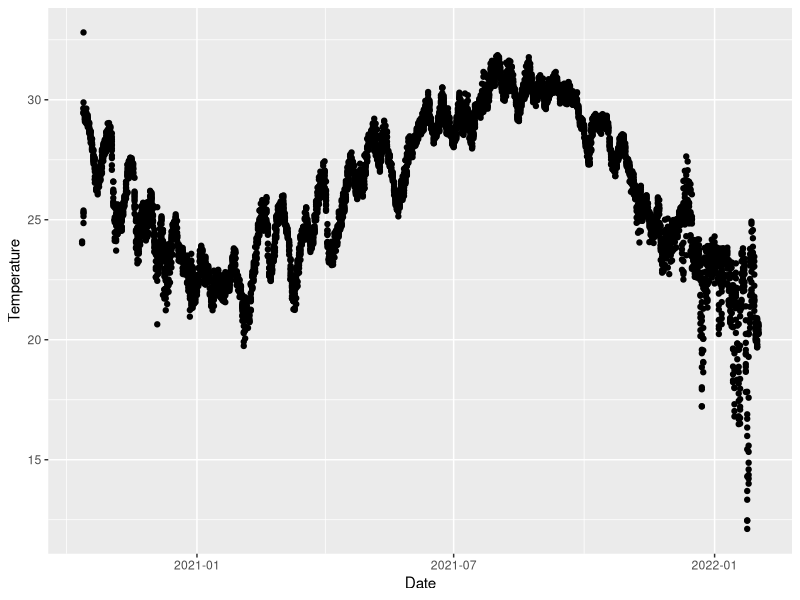
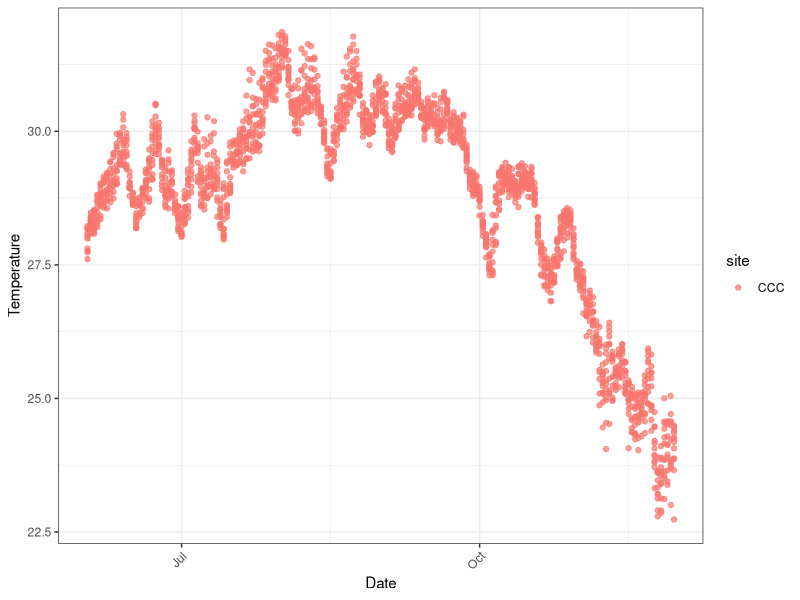
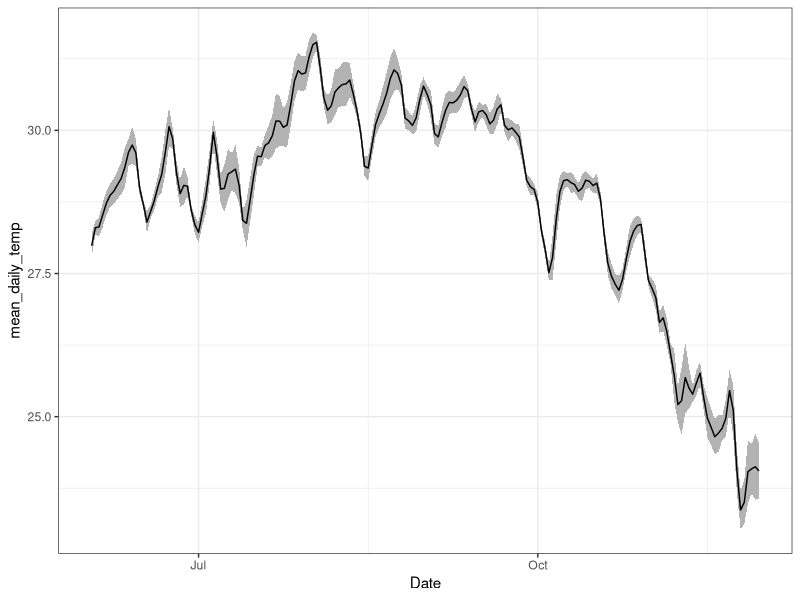
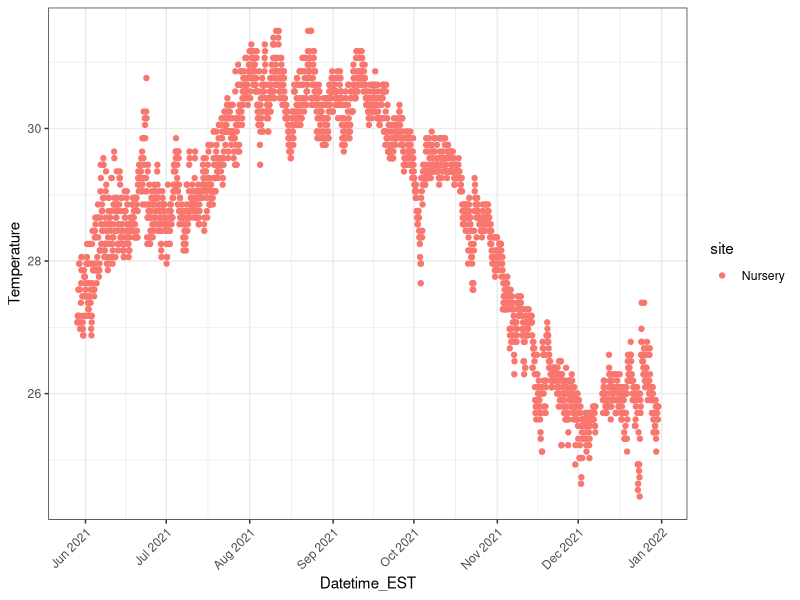
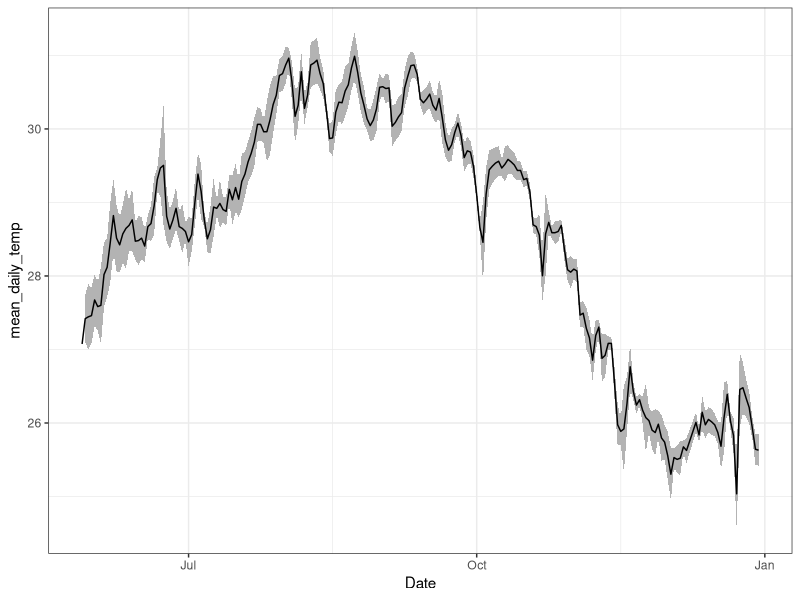
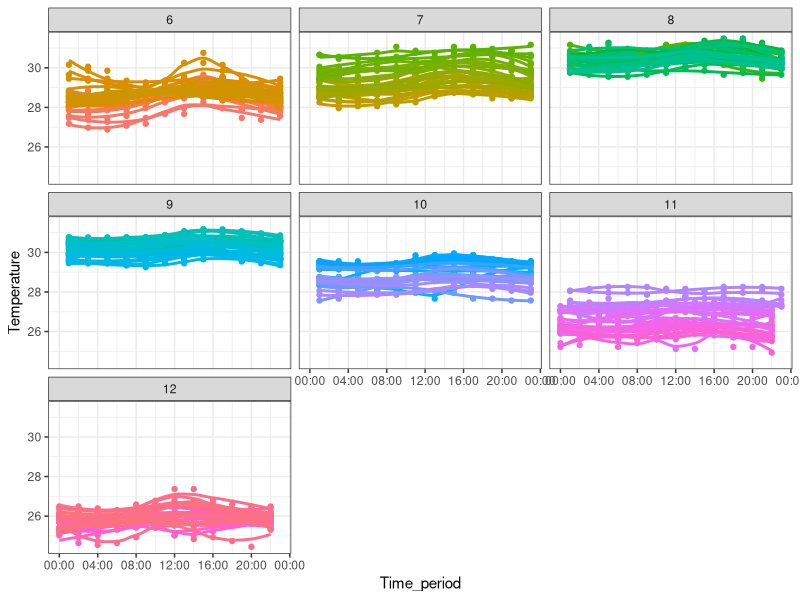
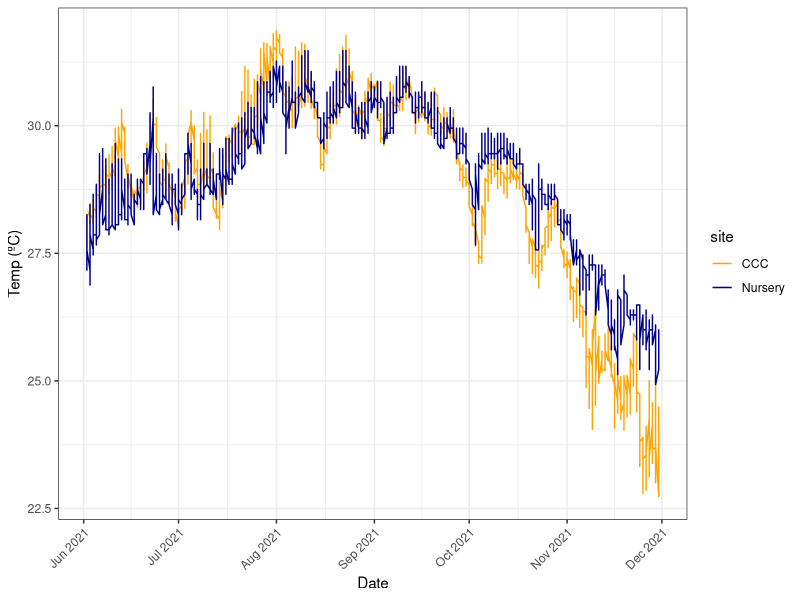

Reproduce these figures in R, in order.
## ---- chunk 1
library(tidyverse)
library(readxl)
## ---- chunk 2
cures_frame_tilt_temp <- read_excel("raw_data/Oct2020_Jan2022_1901102_urban-2020-10_(0)_Temperature.xlsx", sheet = "1901102_urban-2020-10_(0)_Tempe")
#logged every 15 min

#edit cures frame time
cures_frame_tilt_temp$Datetime <- as.POSIXct(cures_frame_tilt_temp$Datetime, tz="UTC")
cures_frame_tilt_temp$Datetime_EST <- with_tz(cures_frame_tilt_temp$Datetime, "America/New_York")

# Filter the data to select time points at 2-hour intervals
cures_frame_tilt_temp <- cures_frame_tilt_temp %>%
  filter(minute(Datetime_EST) == 0 & (hour(Datetime_EST) %% 2 == 0))

cures_frame_tilt_temp %>% 
  mutate(site = "CCC") %>% 
  dplyr::select(!Date:Datetime) %>% 
  dplyr::rename(Temperature = `Temperature (C)`) -> cures_frame_tilt_temp

# split date and time into two columns
cures_frame_tilt_temp %>% 
  tidyr::separate(Datetime_EST, c("Date", "Time"), sep = "\\ ", remove = FALSE) %>% 
  mutate(Date = as.Date(Date), Time = format(Datetime_EST, format = "%H:%M:%S")) -> cures_frame_tilt_temp

cures_frame_tilt_temp %>% 
  mutate(Time_period = hms(Time)) -> cures_frame_tilt_temp

max(cures_frame_tilt_temp$Datetime_EST) #"2022-02-01 12:00:00 EST"
min(cures_frame_tilt_temp$Datetime_EST) #"2020-10-12 20:00:00 EDT"
## ---- chunk 3
ggplot(cures_frame_tilt_temp, aes(x=Date, y=Temperature)) +
  geom_point()
## ---- chunk 4
# trim off the first and last day because those include time points before the instrument was in the water
cures_frame_tilt_temp %>% 
  filter(Date > "2021-06-01" & Date < "2021-12-01") -> CCC_temp_2021_06_01
## ---- chunk 5
ggplot(CCC_temp_2021_06_01, aes(x=Date, y=Temperature, color = site)) +
  geom_point(alpha = 0.7) +
  theme_bw() +
  theme(axis.text.x = element_text(angle = 45, hjust = 1))
## ---- chunk 6
CCC_temp_2021_06_01 %>% 
  group_by(Date) %>% 
  summarise(mean_daily_temp = mean(Temperature), sd_daily_temp = sd(Temperature), daily_range = (max(Temperature)-min(Temperature))) %>% 
  ggplot(., aes(x=Date, y=mean_daily_temp)) +
  geom_ribbon(aes(ymin = mean_daily_temp - sd_daily_temp, ymax = mean_daily_temp + sd_daily_temp), fill = "grey70") +
  geom_line() +
  theme_bw()
## ---- chunk 7
# trim off the first and last days because those include time points before the HOBO was in the water
KB_05282021 <- read_csv("raw_data/KBNursery_2021_05_28.csv", skip = 1)
KB_05282021 %>% 
  mutate(Datetime_EST=with_tz(mdy_hms(`Date Time, GMT-04:00`, tz = "Etc/GMT+4"), tzone = "Etc/GMT+4")) %>% 
  mutate(Datetime_EST=with_tz(Datetime_EST, tzone = "America/New_York")) %>% 
  dplyr::rename(Temperature = `Temp, °C (LGR S/N: 21085862, SEN S/N: 21085862)`) %>% 
  dplyr::select(Temperature, Datetime_EST) %>% 
  filter(Datetime_EST > "2021-05-29 01:00:00" & Datetime_EST < "2021-08-11 11:00:00") %>% 
  mutate(Light = NA) -> KB_05282021

KB_08112021 <- read_csv("raw_data/KBNursery_2021_08_11.csv", skip = 1)
KB_08112021 %>% 
  mutate(Datetime_EST=with_tz(mdy_hm(`Date Time, GMT-04:00`, tz = "Etc/GMT+4"), tzone = "Etc/GMT+4")) %>% 
  mutate(Datetime_EST=with_tz(Datetime_EST, tzone = "America/New_York")) %>% 
  dplyr::rename(Temperature = `Temp, °C (LGR S/N: 20831178, SEN S/N: 20831178)`) %>% 
  dplyr::rename(Light = `Intensity, lum/ft² (LGR S/N: 20831178, SEN S/N: 20831178)`) %>% 
  filter(Datetime_EST < "2021-12-07 17:00:00") %>% 
  dplyr::select(Temperature, Light, Datetime_EST) -> KB_08112021

KB_120821 <- read_csv("raw_data/KBNursery_2021_12_08.csv", skip = 1)
KB_120821%>% 
  mutate(Datetime_EST=with_tz(mdy_hm(`Date Time, GMT-05:00`, tz = "Etc/GMT+5"), tzone = "Etc/GMT+5")) %>% 
  mutate(Datetime_EST=with_tz(Datetime_EST, tzone = "America/New_York")) %>% 
  dplyr::rename(Temperature = `Temp, °C (LGR S/N: 21236769, SEN S/N: 21236769)`) %>% 
  dplyr::rename(Light = `Intensity, lum/ft² (LGR S/N: 21236769, SEN S/N: 21236769)`) %>% 
  filter(Datetime_EST > "2021-12-10 04:00:00" & Datetime_EST < "2021-12-31 00:00:00") %>% 
  dplyr::select(Temperature, Light, Datetime_EST) -> KB_120821

rbind(KB_05282021, KB_08112021, KB_120821) -> all_KB_data

all_KB_data %>% 
  mutate(site = "Nursery") -> all_KB_data

all_KB_data$Temperature <- as.numeric(all_KB_data$Temperature)

all_KB_data %>% 
  tidyr::separate(Datetime_EST, c("Date", "Time"), sep = "\\ ", remove = FALSE) %>% 
  mutate(Date = as.Date(Date), Time = format(Datetime_EST, format = "%H:%M:%S")) -> all_KB_data

all_KB_data %>% 
  mutate(Time_period = hms(Time)) -> all_KB_data
## ---- chunk 8
ggplot(all_KB_data, aes(x=Datetime_EST, y=Temperature, color = site)) +
  geom_point() +
  theme_bw() +
  scale_x_datetime(date_labels = "%b %Y",  # Customize the date format
                     date_breaks = "1 month") +
  theme(axis.text.x = element_text(angle = 45, hjust = 1)) 
## ---- chunk 9
all_KB_data %>% 
  group_by(Date) %>% 
  summarise(mean_daily_temp = mean(Temperature), sd_daily_temp = sd(Temperature), daily_range = (max(Temperature)-min(Temperature))) %>% 
  ggplot(., aes(x=Date, y=mean_daily_temp)) +
  geom_ribbon(aes(ymin = mean_daily_temp - sd_daily_temp, ymax = mean_daily_temp + sd_daily_temp), fill = "grey70") +
  geom_line() +
  theme_bw()
## ---- chunk 10
all_KB_data %>% 
  mutate(year = year(Date), month = month(Date), day = day(Date)) %>% 
  filter(Date > "2021-06-01") %>% 
  mutate(Date = as.factor(Date)) %>% 
  ggplot(., aes(x=Time_period, y=Temperature, color = Date)) +
  geom_point() +
  geom_smooth(se=F) +
  facet_wrap(~month) +
  scale_x_time(labels = scales::time_format("%H:%M")) +
  theme_bw() +
  theme(legend.position = "none")
## ---- chunk 11
all_KB_data %>% 
  full_join(., CCC_temp_2021_06_01) %>% 
  filter(Date < "2021-12-01" & Date > "2021-06-01") %>% 
  ggplot(., aes(x=Date, y=Temperature, color = site)) +
  geom_line() +
  theme_bw() +
  labs(x="Date", y = "Temp (ºC)") +
  scale_color_manual(values = c("CCC" = "orange", "Nursery" = "darkblue")) +
  scale_x_date(date_labels = "%b %Y",  # Customize the date format
                     date_breaks = "1 month") +
  theme(axis.text.x = element_text(angle = 45, hjust = 1)) +
  geom_vline(xintercept=as.POSIXct(as.Date("2021-06-23")))
#ggsave("CCCvsnursery_temp.pdf", width=10, height = 7)
## ---- chunk 12
all_KB_data %>% 
  full_join(., CCC_temp_2021_06_01) %>% 
  filter(Date < "2021-12-01" & Date > "2021-06-01") %>% 
  mutate(year = year(Date), month = month(Date), day = day(Date)) %>% 
  as.data.frame() %>% 
  write_csv(., "tidy_KB_CCC_data.csv")
